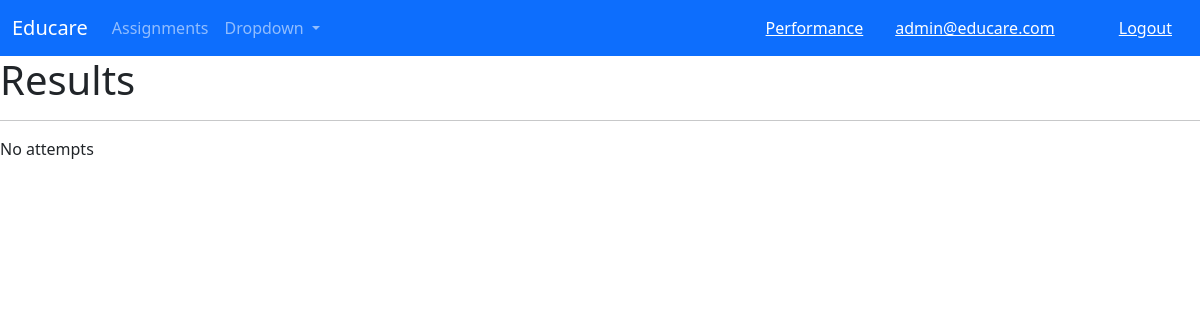
Before: /assignments/results/ (signed in) with the older database file.
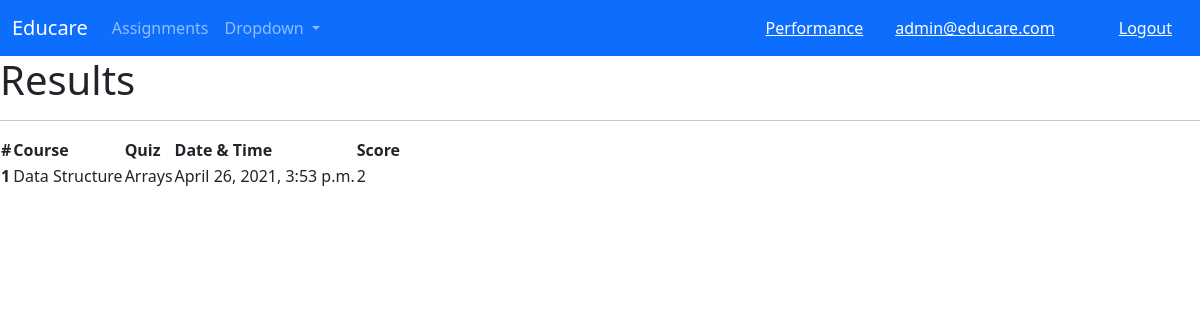
After: the same page with the newer database file.
### accounts/models.py (models this page shows)
class User(AbstractBaseUser, PermissionsMixin):
    email = models.EmailField(unique=True)
    first_name = models.CharField(max_length=120)
    last_name = models.CharField(max_length=120)
    is_staff = models.BooleanField(default=False)
    is_active = models.BooleanField(default=True)
    objects = CustomAccountManager()
    USERNAME_FIELD = 'email'
    REQUIRED_FIELDS = ['first_name', 'last_name']
    def __str__(self):
        return self.email

### assignments/models.py (models this page shows, shortened)
class Results(models.Model):
    quiz_id = models.ForeignKey("Quiz", on_delete=models.CASCADE)
    results_id = models.AutoField(primary_key=True)
    course_id = models.ForeignKey(Course, on_delete=models.CASCADE)
    date = models.DateTimeField(blank=True, null=True, auto_now_add=True)
    score = models.IntegerField(blank=True, null=True)
    user = models.ForeignKey(User, on_delete=models.CASCADE)

class Quiz(models.Model):
    quiz_id = models.AutoField(primary_key=True)
    course_id = models.ForeignKey(Course, on_delete=models.CASCADE)
    quiz_name = models.CharField(max_length=200)
    def __str__(self):
        return str(self.quiz_name)

### courses/models.py (models this page shows)
class Course(models.Model):
    course_id = models.AutoField(primary_key=True)
    course_name = models.CharField(max_length=200)
    def __str__(self):
        return str(self.course_name)

### assignments/views.py (the view)
# urls.py: path("results/", views.ResultsView.as_view(), name="results"),
class ResultsView(LoginRequiredMixin, ListView):
    template_name = "assignments/results.html"
    model = Results
    context_object_name = "results"
    def get_queryset(self):
        return Results.objects.filter(user=self.request.user)

### templates/assignments/results.html (shortened to what this page needs)
{% extends 'base.html' %}
{% block content %}
    <h1>Results</h1>
    <hr>
    {% if results %}
    <table>
        <thead>
            <tr>
                <th scope="col">#</th>
                <th scope="col">Course</th>
                <th scope="col">Quiz</th>
                <th scope="col">Date & Time</th>
                <th scope="col">Score</th>
            </tr>
        </thead>
        <tbody>
            {% for result in results %}
            <tr>
                <th scope="row">{{forloop.counter}}</th>
                <td>{{result.course_id}}</td>
                <td>{{result.quiz_id}}</td>
                <td>{{result.date}}</td>
                <td>{{result.score}}</td>
            </tr>
            {% endfor %}
        </tbody>
    </table>
{% else %}
<p>No attempts</p>
{% endif %}
{% endblock content %}

### templates/base.html (shortened to what this page needs)
<!doctype html>
<html lang="en">
<head>
  <link href="https://cdn.jsdelivr.net/npm/bootstrap@5.0.0-beta3/dist/css/bootstrap.min.css" rel="stylesheet"
>
</head>
<body>
  {% include 'navbar.html' %}
  {% block content %}
  {% endblock content %}
</body>
</html>

### templates/navbar.html (shortened to what this page needs)
<nav class="navbar navbar-expand-lg navbar-dark bg-primary">
  <div class="container-fluid">
    <a class="navbar-brand" href="{% url 'home' %}">Educare</a>
    <div class="collapse navbar-collapse" id="navbarSupportedContent">
      <ul class="navbar-nav me-auto mb-2 mb-lg-0">
        <li class="nav-item">
          <a class="nav-link" href="{% url 'assignments:course-list' %}">Assignments</a>
        </li>
        <li class="nav-item dropdown">
          <a class="nav-link dropdown-toggle" href="#" id="navbarDropdown" role="button" data-bs-toggle="dropdown" aria-expanded="false">
            Dropdown
          </a>
        </li>
      </ul>
    </div>
    {% if request.user.is_authenticated %}
    <span class="mx-3"><a class = "text-white pe-3" href="{% url 'assignments:results' %}">Performance</a></span>
    <span class = "me-5"><a class = "text-white pe-3" href="{% url 'accounts:profile' request.user.pk %}">{{request.user}}</a></span>
    <span ><a class = "text-white pe-3" href= "{% url 'accounts:logout' %}">Logout</a></span>
    {% else %}
    <span ><a class = "text-white pe-3" href= "{% url 'accounts:login' %}">Login</a></span>
    <span ><a class = "text-white pe-3" href= "{% url 'accounts:registration' %}">Register</a></span>
    {% endif %}
  </div>
</nav>

Changed rows visible on the page:
added Results: course_id "Data Structure", quiz_id "Arrays", date "April 26, 2021, 3:53 p.m.", score "2"
Other visible differences:
text no longer shown: "No attempts"
text now shown: "# Course Quiz Date & Time Score"
